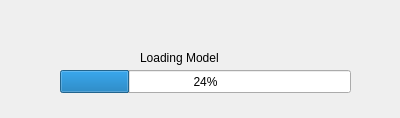
<?xml version="1.0" encoding="UTF-8"?>
<ui version="4.0">
 <class>ModelLoadingDialog</class>
 <widget class="QDialog" name="ModelLoadingDialog">
  <property name="geometry">
   <rect>
    <x>0</x>
    <y>0</y>
    <width>400</width>
    <height>118</height>
   </rect>
  </property>
  <property name="windowTitle">
   <string>Dialog</string>
  </property>
  <widget class="QLabel" name="statusLabel">
   <property name="geometry">
    <rect>
     <x>140</x>
     <y>50</y>
     <width>151</width>
     <height>16</height>
    </rect>
   </property>
   <property name="text">
    <string>Loading Model</string>
   </property>
  </widget>
  <widget class="QProgressBar" name="progressBar">
   <property name="geometry">
    <rect>
     <x>60</x>
     <y>70</y>
     <width>291</width>
     <height>23</height>
    </rect>
   </property>
   <property name="value">
    <number>24</number>
   </property>
  </widget>
 </widget>
 <resources/>
 <connections/>
</ui>
